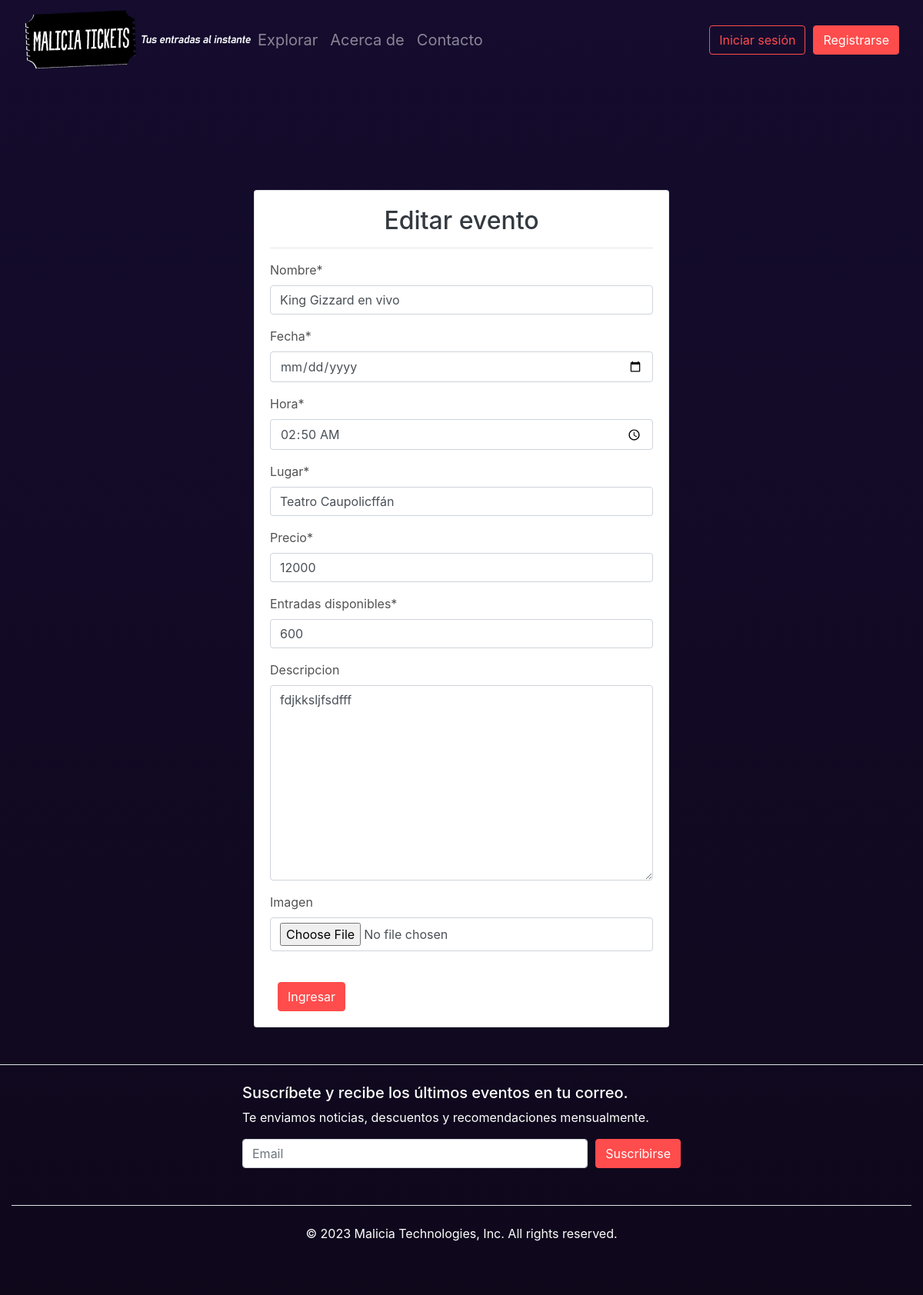
The app's page /perfil/editar_evento/2/ with its own data.
### crud/models.py (models this page shows, shortened)
class Evento(models.Model):
    user = models.ForeignKey(User, on_delete=models.CASCADE, to_field='username',null=True)
    nombre = models.CharField(max_length=50)
    fecha = models.DateField()
    hora = models.TimeField()
    lugar = models.CharField(max_length=100)
    precio = models.IntegerField()
    entradas_disponibles = models.IntegerField()
    descripcion = models.TextField(blank=True,null=True)
    imagen = models.ImageField(upload_to="eventos",null=True)

### crud/views.py (the view)
# urls.py: path('editar_evento/<int:id>/',views.editar_evento,name='editar_evento'),
def editar_evento(request, id):
    evento = get_object_or_404(Evento, id=id)
    if request.method == 'POST':
        form = EventoForm(request.POST, request.FILES, instance=evento)
        if form.is_valid():
            form.save()
            messages.success(request, {'title': 'Modificado', 'message': 'Evento modificado correctamente.'})
            return redirect('perfil')
    else:
        form = EventoForm(instance=evento)
    return render(request, 'crud/editar_evento.html', {'form': form, 'evento': evento})

### crud/forms.py
class EventoForm(forms.ModelForm):
    def __init__(self, *args, **kwargs):
        user = kwargs.pop('user', None)  # Get the 'user' argument from kwargs
        super(EventoForm, self).__init__(*args, **kwargs)
        if user and not self.instance.pk:  # Set the default value if user is authenticated and the instance is not being edited
            self.initial['username'] = user.username
        self.fields['imagen'].required = False
    class Meta:
        model = Evento
        exclude = ['user']
        widgets = {
            'fecha': forms.DateInput(attrs={'type': 'date'}),
            'hora': forms.TimeInput(format='%H:%M', attrs={'type': 'time'})
        }

### templates/crud/editar_evento.html (shortened to what this page needs)
{% extends 'base.html' %}
{% block css %}
<link rel="stylesheet" href="../../../static/css/estilo.css">
{% endblock %}
{% block content %}
{% load crispy_forms_tags %}
<br><br><br><br><br><br>
<div class="container">
    <div class="row">
        <div class="col-12 col-md-6 offset-md-3">
            <div class="card">
                <div class="card-body bg-white">
                    <h2 class="text-dark text text-center">Editar evento</h2>
                    <hr class="text-dark">
                    <form action="" method="post">
                        {{form | crispy}}
                        <br>
                        <input type="submit" value="Ingresar" class="btn btn-primary float-end">
                    </form>
                </div>
            </div>
        </div>
    </div>
</div>
{% endblock %}

### static/css/estilo.css (style rules this page uses)
body { background: linear-gradient(rgb(21, 12, 46),rgb(15, 8, 27)); overflow-x: hidden; }
h1,h2,h3,h4,h5,p { color:white; }
label { color:rgb(82, 82, 82); }
.btn { border-color: hsl(0, 100%, 65%); color:hsl(0, 100%, 65%); margin-left: 10px; }
.btn-primary { background-color: hsl(0, 100%, 65%); color: white; }

### records on screen
Evento: nombre "King Gizzard en vivo", hora "02:50", lugar "Teatro Caupolicffán", precio "12000", entradas_disponibles "600", descripcion "fdjkksljfsdfff"
